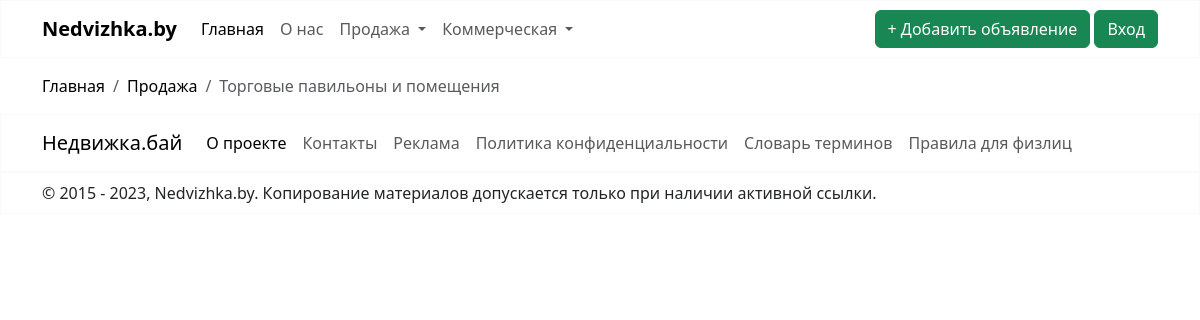
/sale/trade/, run on an earlier commit of the app's database.
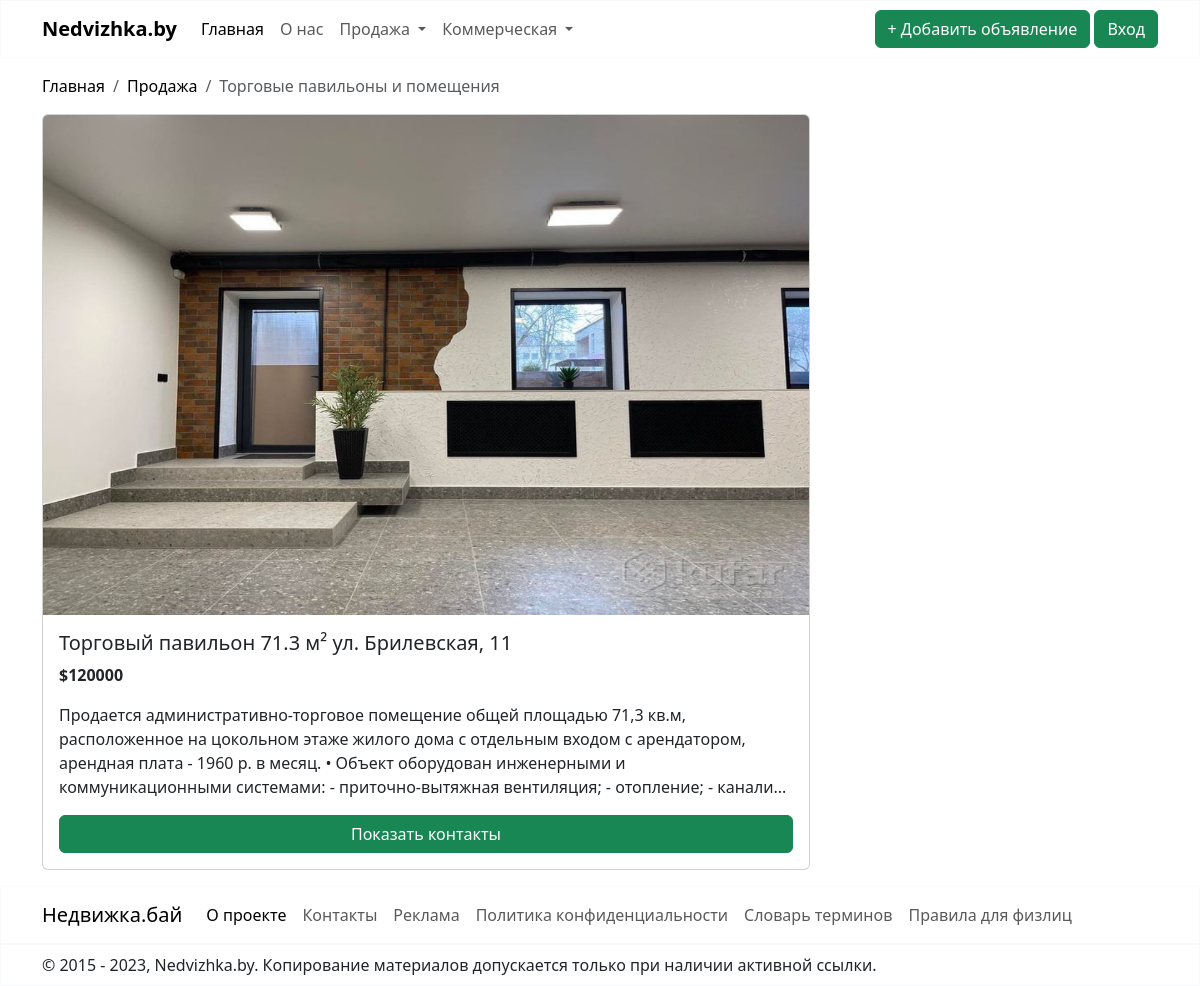
And on a later commit of the database.
### sale/models.py (models this page shows)
class Realty(models.Model):
    address = models.CharField(max_length=100)
    district = models.CharField(choices=DISTRICT, max_length=40, blank=True)
    subway = models.CharField(choices=SUBWAY, max_length=50, blank=True)
    description = models.CharField(max_length=4000)
    total_area = models.FloatField(validators=[MinValueValidator(10)])
    facilities = models.CharField(max_length=2000, blank=True)
    condition = models.CharField(choices=CONDITION, max_length=20)
    renovation = models.CharField(choices=RENOVATION, max_length=20)
    price = models.PositiveIntegerField(validators=[MinValueValidator(1)])
    image = models.ImageField(null=True, blank=True, upload_to="images")
    image_2 = models.ImageField(null=True, blank=True, upload_to="images")
    image_3 = models.ImageField(null=True, blank=True, upload_to="images")
    image_4 = models.ImageField(null=True, blank=True, upload_to="images")
    image_5 = models.ImageField(null=True, blank=True, upload_to="images")
    creator = models.ForeignKey(User, on_delete=models.CASCADE, default=1)
    is_moderated = models.BooleanField(default=False)
    class Meta:
        abstract = True

class Trade(Realty):
    location = models.CharField(choices=LOCATION, max_length=20)

### sale/views.py (the view)
# urls.py: path('trade/', TradeListView.as_view(template_name="trade.html"), name='trade'),
class TradeListView(ListView):
    model = Trade
    def get_queryset(self):
        return super().get_queryset().filter(is_moderated=True)

### sale/templates/trade.html (shortened to what this page needs)
{% extends "base.html" %}
{% block content %}
    <div class="container-md mt-3 mb-3">
        <nav aria-label="breadcrumb">
            <ol class="breadcrumb">
                <li class="breadcrumb-item"><a style="text-decoration: none; color: black;" href="{% url "nedvizhka" %}">Главная</a></li>
                <li class="breadcrumb-item"><a style="text-decoration: none; color: black;" href="#">Продажа</a></li>
                <li class="breadcrumb-item active" aria-current="page">Торговые павильоны и помещения</li>
            </ol>
        </nav>
    </div>
    {% for trade in trade_list %}
        <div class="container-md mt-3 mb-3">
            <div class="card" style="width: 48rem;">
                {% if trade.image %}
                    <img src="{{ trade.image.url }}" class="card-img-top" alt="..." style="width: 100%; height: 500px">
                {% endif %}
                <div class="card-body d-flex flex-column">
                    <h5 class="card-title">Торговый павильон {{ trade.total_area }} м² {{ trade.address }}</h5>
                    <p class="card-text"><strong>${{ trade.price }}</strong></p>
                    <p class="card-text">{{ trade.description|slice:":300" }}...</p>
                    <a href="{{ trade.id }}" class="btn btn-success mt-auto">Показать контакты</a>
                </div>
            </div>
        </div>
    {% endfor %}
{% endblock %}

What changed in the data, as far as the page shows it:
added Trade: image (picture), total_area "71.3", address "ул. Брилевская, 11", price "120000", description "Продается административно-торговое помещение общей площадью 71,3 кв.м, расположенное на цокольном этаже жилого дома с отдельным входом с арендатором, арендная плата - 1960 р. в месяц. • Объект оборудован инженерными и коммуникационными системами: - приточно-вытяжная вентиляция; - отопление; - канали"
